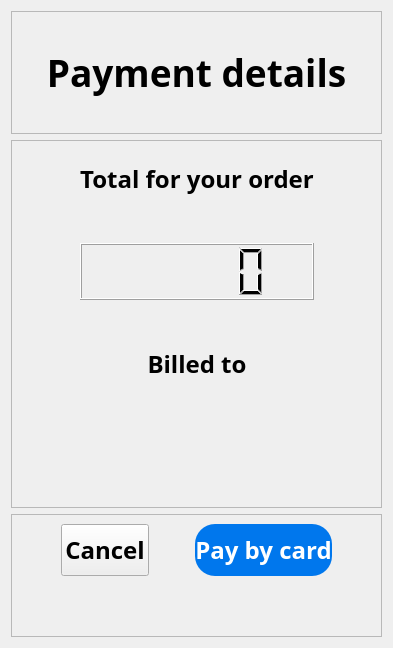
           <widget class="QWidget" name="payment_detail_page9">
            <layout class="QVBoxLayout" name="verticalLayout_17">
             <item>
              <layout class="QVBoxLayout" name="verticalLayout_16" stretch="1,3,1">
               <item>
                <widget class="QFrame" name="frame_27">
                 <property name="frameShape">
                  <enum>QFrame::StyledPanel</enum>
                 </property>
                 <property name="frameShadow">
                  <enum>QFrame::Raised</enum>
                 </property>
                 <layout class="QGridLayout" name="gridLayout_54">
                  <item row="0" column="0">
                   <layout class="QGridLayout" name="gridLayout_53">
                    <item row="0" column="0">
                     <widget class="QLabel" name="label_28">
                      <property name="font">
                       <font>
                        <family>Bahnschrift SemiBold</family>
                        <pointsize>28</pointsize>
                        <weight>75</weight>
                        <bold>true</bold>
                       </font>
                      </property>
                      <property name="text">
                       <string>Payment details</string>
                      </property>
                      <property name="alignment">
                       <set>Qt::AlignCenter</set>
                      </property>
                     </widget>
                    </item>
                   </layout>
                  </item>
                 </layout>
                </widget>
               </item>
               <item>
                <widget class="QFrame" name="frame_25">
                 <property name="frameShape">
                  <enum>QFrame::StyledPanel</enum>
                 </property>
                 <property name="frameShadow">
                  <enum>QFrame::Raised</enum>
                 </property>
                 <layout class="QGridLayout" name="gridLayout_56">
                  <item row="0" column="0">
                   <layout class="QGridLayout" name="gridLayout_55" rowstretch="2,1,2,1,2,1,2" columnstretch="1,2,1" columnminimumwidth="0,0,0">
                    <item row="4" column="1">
                     <widget class="QLabel" name="label_30">
                      <property name="font">
                       <font>
                        <family>Bahnschrift SemiBold</family>
                        <pointsize>18</pointsize>
                        <weight>75</weight>
                        <bold>true</bold>
                       </font>
                      </property>
                      <property name="text">
                       <string>Billed to</string>
                      </property>
                      <property name="alignment">
                       <set>Qt::AlignCenter</set>
                      </property>
                     </widget>
                    </item>
                    <item row="1" column="1">
                     <spacer name="verticalSpacer_20">
                      <property name="orientation">
                       <enum>Qt::Vertical</enum>
                      </property>
                      <property name="sizeHint" stdset="0">
                       <size>
                        <width>20</width>
                        <height>40</height>
                       </size>
                      </property>
                     </spacer>
                    </item>
                    <item row="2" column="1">
                     <widget class="QLCDNumber" name="pay_total"/>
                    </item>
                    <item row="5" column="1">
                     <spacer name="verticalSpacer_18">
                      <property name="orientation">
                       <enum>Qt::Vertical</enum>
                      </property>
                      <property name="sizeHint" stdset="0">
                       <size>
                        <width>20</width>
                        <height>40</height>
                       </size>
                      </property>
                     </spacer>
                    </item>
                    <item row="0" column="1">
                     <widget class="QLabel" name="label_29">
                      <property name="font">
                       <font>
                        <family>Bahnschrift SemiBold</family>
                        <pointsize>18</pointsize>
                        <weight>75</weight>
                        <bold>true</bold>
                       </font>
                      </property>
                      <property name="text">
                       <string>Total for your order</string>
                      </property>
                      <property name="alignment">
                       <set>Qt::AlignCenter</set>
                      </property>
                     </widget>
                    </item>
                    <item row="3" column="1">
                     <spacer name="verticalSpacer_19">
                      <property name="orientation">
                       <enum>Qt::Vertical</enum>
                      </property>
                      <property name="sizeHint" stdset="0">
                       <size>
                        <width>20</width>
                        <height>40</height>
                       </size>
                      </property>
                     </spacer>
                    </item>
                    <item row="6" column="1">
                     <widget class="QTextBrowser" name="user_name">
                      <property name="font">
                       <font>
                        <family>Bahnschrift SemiBold</family>
                        <pointsize>18</pointsize>
                        <weight>75</weight>
                        <bold>true</bold>
                       </font>
                      </property>
                      <property name="styleSheet">
                       <string notr="true">QTextBrowser{background-color: rgb(0, 119, 237,0);} </string>
                      </property>
                     </widget>
                    </item>
                    <item row="4" column="0">
                     <spacer name="horizontalSpacer_31">
                      <property name="orientation">
                       <enum>Qt::Horizontal</enum>
                      </property>
                      <property name="sizeHint" stdset="0">
                       <size>
                        <width>40</width>
                        <height>20</height>
                       </size>
                      </property>
                     </spacer>
                    </item>
                    <item row="4" column="2">
                     <spacer name="horizontalSpacer_32">
                      <property name="orientation">
                       <enum>Qt::Horizontal</enum>
                      </property>
                      <property name="sizeHint" stdset="0">
                       <size>
                        <width>40</width>
                        <height>20</height>
                       </size>
                      </property>
                     </spacer>
                    </item>
                   </layout>
                  </item>
                 </layout>
                </widget>
               </item>
               <item>
                <widget class="QFrame" name="frame_26">
                 <property name="frameShape">
                  <enum>QFrame::StyledPanel</enum>
                 </property>
                 <property name="frameShadow">
                  <enum>QFrame::Raised</enum>
                 </property>
                 <layout class="QGridLayout" name="gridLayout_58">
                  <item row="0" column="0">
                   <layout class="QGridLayout" name="gridLayout_57" columnstretch="2,4,0,4,2">
                    <item row="0" column="0">
                     <spacer name="horizontalSpacer_33">
                      <property name="orientation">
                       <enum>Qt::Horizontal</enum>
                      </property>
                      <property name="sizeHint" stdset="0">
                       <size>
                        <width>40</width>
                        <height>20</height>
                       </size>
                      </property>
                     </spacer>
                    </item>
                    <item row="0" column="3">
                     <widget class="QPushButton" name="to_payment_su_page">
                      <property name="sizePolicy">
                       <sizepolicy hsizetype="Minimum" vsizetype="Expanding">
                        <horstretch>0</horstretch>
                        <verstretch>0</verstretch>
                       </sizepolicy>
                      </property>
                      <property name="font">
                       <font>
                        <family>Bahnschrift SemiBold</family>
                        <pointsize>18</pointsize>
                        <weight>75</weight>
                        <bold>true</bold>
                       </font>
                      </property>
                      <property name="styleSheet">
                       <string notr="true">QPushButton{background-color: rgb(0, 119, 237); border-radius:20px; color:rgb(255,255,255);}</string>
                      </property>
                      <property name="text">
                       <string>Pay by card</string>
                      </property>
                     </widget>
                    </item>
                    <item row="0" column="4">
                     <spacer name="horizontalSpacer_34">
                      <property name="orientation">
                       <enum>Qt::Horizontal</enum>
                      </property>
                      <property name="sizeHint" stdset="0">
                       <size>
                        <width>40</width>
                        <height>20</height>
                       </size>
                      </property>
                     </spacer>
                    </item>
                    <item row="0" column="1">
                     <widget class="QPushButton" name="to_comfirm_order_page">
                      <property name="sizePolicy">
                       <sizepolicy hsizetype="Minimum" vsizetype="Expanding">
                        <horstretch>0</horstretch>
                        <verstretch>0</verstretch>
                       </sizepolicy>
                      </property>
                      <property name="font">
                       <font>
                        <family>Bahnschrift SemiBold</family>
                        <pointsize>18</pointsize>
                        <weight>75</weight>
                        <bold>true</bold>
                       </font>
                      </property>
                      <property name="text">
                       <string>Cancel</string>
                      </property>
                     </widget>
                    </item>
                    <item row="0" column="2">
                     <spacer name="horizontalSpacer_35">
                      <property name="orientation">
                       <enum>Qt::Horizontal</enum>
                      </property>
                      <property name="sizeHint" stdset="0">
                       <size>
                        <width>40</width>
                        <height>20</height>
                       </size>
                      </property>
                     </spacer>
                    </item>
                    <item row="1" column="2">
                     <spacer name="verticalSpacer_21">
                      <property name="orientation">
                       <enum>Qt::Vertical</enum>
                      </property>
                      <property name="sizeHint" stdset="0">
                       <size>
                        <width>20</width>
                        <height>40</height>
                       </size>
                      </property>
                     </spacer>
                    </item>
                   </layout>
                  </item>
                 </layout>
                </widget>
               </item>
              </layout>
             </item>
            </layout>
           </widget>
